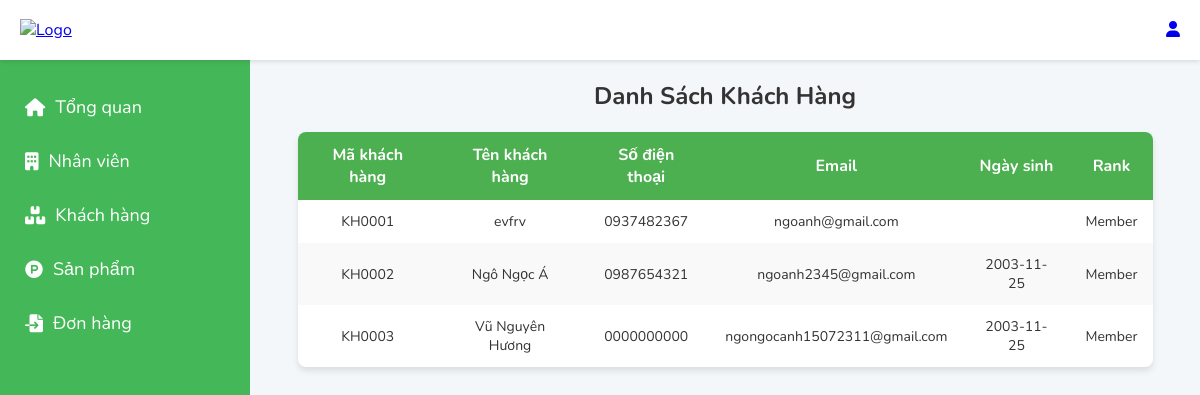
The page /admin/khachhang on the database as committed earlier.
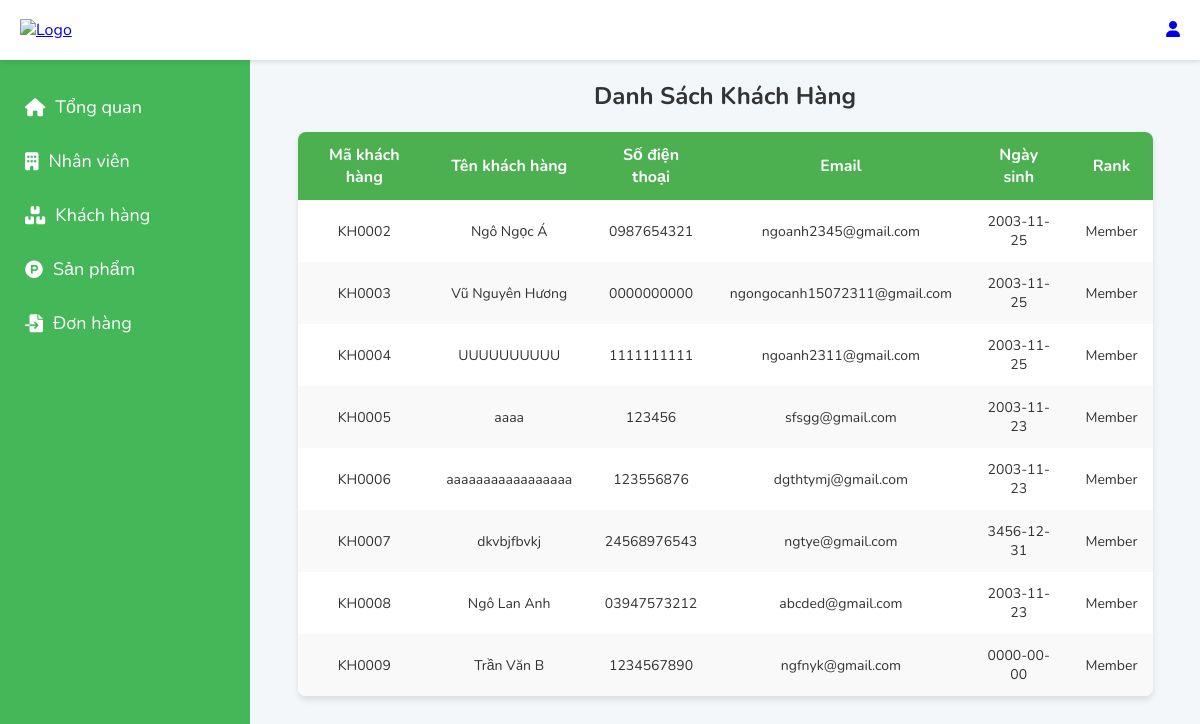
The same page on the database as committed later.
### tables this page shows
CREATE TABLE `khachhang` (
  `id` varchar(50) NOT NULL,
  `tenkhachhang` varchar(100) NOT NULL,
  `email` varchar(100) DEFAULT NULL,
  `sdt` varchar(15) NOT NULL,
  `password` varchar(200) NOT NULL,
  `ngaysinh` date DEFAULT NULL,
  `id_rank` int(3) NOT NULL,
  `point` int(6) NOT NULL DEFAULT 50,
  `verification_code` int(6) DEFAULT NULL
);

CREATE TABLE `rank` (
  `id_rank` int(3) NOT NULL,
  `name` varchar(50) NOT NULL,
  `Min_point` int(10) NOT NULL,
  `discount` varchar(10) NOT NULL
);

### core/controller.php (called while the page is built, shortened)
<?php
class controller {
    public function model($model) {
        return new $model();
    }
    public function view($view, $data=NULL) {
        require_once 'app/views/' . $view . '.php';
    }
}
?>

### app/Controllers/admincontroller.php (called while the page is built, shortened)
<?php
require_once 'core/Controller.php';
class adminController extends Controller
{
    private $adminModel;
    public function __construct()
    {
        $this->adminModel = $this->model('adminModel');
    }
    public function khachhang()
    {
        $listkh = $this->adminModel->getlistkh();
        $this->view('header');
        $this->view('admin/listkh', ['listkh' => $listkh]);
    }
}

### core/routers.php (called while the page is built, shortened)
<?php
    class Router {
        protected $action = 'trangchu';
        private function parseUrl($uri) {
            return explode('/', filter_var(rtrim($uri, '/'), FILTER_SANITIZE_URL));
        }
        public function dispatch($uri) {
            $url = $this->parseUrl($uri);
            if(file_exists('app/Controllers/' . $url[2] . 'Controller.php')) {
                unset($url[2]);
            }
            $this->controller = new $this->controller;
            if(isset($url[3])) {
                if(method_exists($this->controller, $url[3])) {
                    $this->action = $url[3];
                    unset($url[3]);
                }
            }
            unset($url[0]);
            unset($url[1]);
            $this->params = $url ? array_values($url) : [];
           call_user_func_array([$this->controller, $this->action], $this->params);
        }
    }
?>

### index.php (called while the page is built, shortened)
<?php
    require_once 'core/routers.php';
    $router = new Router();
    $router->dispatch($_SERVER['REQUEST_URI']);
?>

### core/model.php (called while the page is built, shortened)
<?php
class Model {
    public function __construct() {
            $this->con = new mysqli('localhost','root','','dtb1');
    }
}

### app/models/adminModel.php (called while the page is built, shortened)
<?php
require_once './core/model.php';
class adminModel extends Model {
   protected $tblkhachhang="khachhang";
   protected $tblrank = "rank";
public function getlistkh(){
   $sql = "SELECT * FROM $this->tblkhachhang INNER JOIN $this->tblrank ON $this->tblkhachhang.id_rank = $this->tblrank.id_rank";
   $result = $this->con->query($sql);
   return $result;
}
}
?>

### app/views/admin/listkh.php (the view, shortened to what this page needs)
<!DOCTYPE html>
<html lang="en">
<head>
</head>
<body>
<div class="detail">
    <h2>Danh Sách Khách Hàng</h2>
    <table>
        <thead>
            <tr>
                <th>Mã khách hàng</th>
                <th>Tên khách hàng</th>
                <th>Số điện thoại</th>
                <th>Email</th>
                <th>Ngày sinh</th>
                <th>Rank</th>
            </tr>
        </thead>
        <tbody>
        <?php while ($row = mysqli_fetch_array($listkh)) { ?>
            <tr>
                <td><?= $row['id']; ?></td>
                <td><?= $row['tenkhachhang']; ?></td>
                <td><?= $row['sdt']; ?></td>
                <td><?= $row['email']; ?></td>
                <td><?= $row['ngaysinh']; ?></td>
                <td><?= $row['name']; ?></td>
            </tr>
        <?php } ?>
        </tbody>
    </table>
</div>
</body>
</html>

### app/views/header.php (shortened to what this page needs)
<!DOCTYPE html>
<html lang="vi">
<head>
    <link rel="stylesheet" href="https://cdnjs.cloudflare.com/ajax/libs/font-awesome/6.0.0-beta3/css/all.min.css">
</head>
<body>
<div class="to">
    <header class="header">
        <div class="logo">
            <a href="<?php echo WEBROOT; ?>tongquan/tongquan">
                <img src="<?php echo WEBROOT; ?>public/img/innis.png" alt="Logo">
            </a>
        </div>
        <div class="icon-menu">
            <?php if (isset($_SESSION['tennhanvien'])): ?>
                Xin chào, <strong><?= htmlspecialchars($_SESSION['tennhanvien']); ?></strong>
                <a href="<?php echo WEBROOT; ?>taikhoan/logout" style="text-decoration:none; color:black">| Đăng xuất</a>
            <?php else: ?>
                <a href="<?php echo WEBROOT; ?>taikhoan/login" class="icon"><i class="fas fa-user"></i></a>
            <?php endif; ?>
        </div>
    </header>
</div>
<div class="sidebar">
    <ul class="menu">
        <li><a href="<?php echo WEBROOT . 'admin/tongquan' ?>"><i class="fas fa-house"></i>Tổng quan</a></li>
        <li><a href="<?php echo WEBROOT . 'admin/nhanvien' ?>"><i class="fas fa-building"></i>Nhân viên</a></li>
        <li><a href="<?php echo WEBROOT . 'admin/khachhang' ?>"><i class="fa-solid fa-boxes-stacked"></i>Khách hàng</a></li>
        <li><a href="<?php echo WEBROOT . 'admin/sanpham' ?>"><i class="fa-brands fa-product-hunt"></i>Sản phẩm</a></li>
        <li><a href="<?php echo WEBROOT . 'admin/donhang' ?>"><i class="fa-solid fa-file-import"></i>Đơn hàng</a></li>
    </ul>
</div>
</body>
</html>

### app/views/header.php (style rules this page uses)
* { margin: 0; padding: 0; box-sizing: border-box; font-family: "Nunito", sans-serif; }
.detail { margin-left: 250px; margin-top: 80px; }
.header { display: flex; justify-content: space-between; align-items: center; background-color: #fff; padding: 10px 20px; box-shadow: 0 2px 4px rgba(0, 0, 0, 0.1); width: 100%; height: 60px; position: fixed; top: 0; z-index: 1000; }
.icon-menu { display: flex; gap:10px; }
.logo img { width: 200px; height: auto; }
.sidebar { width: 250px; background-color: rgb(68, 184, 88); color: #fff; padding-top: 80px; height: 100vh; position: fixed; top: 0; left: 0; }
.sidebar .menu { list-style: none; }
.sidebar .menu a { display: block; padding: 15px 25px; font-size: 18px; color: white; text-decoration: none; cursor: pointer; display: flex; align-items: center; }
.sidebar .menu a i { margin-right: 10px; }

### app/views/admin/listkh.php (style rules this page uses)
body { font-family: 'Roboto', sans-serif; background-color: #f4f7fa; margin: 0; padding: 0; color: #333; }
h1, h2 { color: #333; text-align: center; }
table { width: 90%; margin: 20px auto; border-collapse: collapse; background-color: white; box-shadow: 0 4px 6px rgba(0, 0, 0, 0.1); border-radius: 8px; overflow: hidden; }
th, td { padding: 12px 15px; text-align: center; }
th { background-color: #4CAF50; color: white; font-size: 16px; font-weight: bold; }
td { color: #333; font-size: 14px; }
tr:nth-child(even) { background-color: #f9f9f9; }

Rows that differ between the two databases and show on the page:
removed khachhang: id "KH0001", tenkhachhang "evfrv", sdt "0937482367", email "ngoanh@gmail.com", id_rank.name "Member"
added khachhang: id "KH0004", tenkhachhang "UUUUUUUUUU", sdt "1111111111", email "ngoanh2311@gmail.com", ngaysinh "2003-11-25", id_rank.name "Member"
added khachhang: id "KH0005", tenkhachhang "aaaa", sdt "123456", email "sfsgg@gmail.com", ngaysinh "2003-11-23", id_rank.name "Member"
added khachhang: id "KH0006", tenkhachhang "aaaaaaaaaaaaaaaaa", sdt "123556876", email "dgthtymj@gmail.com", ngaysinh "2003-11-23", id_rank.name "Member"
added khachhang: id "KH0007", tenkhachhang "dkvbjfbvkj", sdt "24568976543", email "ngtye@gmail.com", ngaysinh "3456-12-31", id_rank.name "Member"
added khachhang: id "KH0008", tenkhachhang "Ngô Lan Anh", sdt "03947573212", email "abcded@gmail.com", ngaysinh "2003-11-23", id_rank.name "Member"
added khachhang: id "KH0009", tenkhachhang "Trần Văn B", sdt "1234567890", email "ngfnyk@gmail.com", ngaysinh "0000-00-00", id_rank.name "Member"
